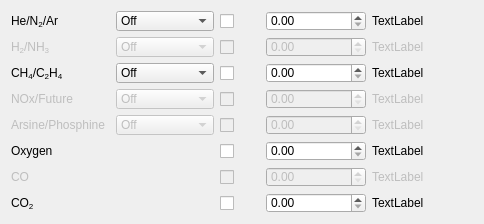
     <widget class="QWidget" name="gridLayoutWidget">
      <property name="geometry">
       <rect>
        <x>10</x>
        <y>20</y>
        <width>484</width>
        <height>211</height>
       </rect>
      </property>
      <layout class="QGridLayout" name="gridLayout">
       <item row="1" column="2">
        <widget class="QCheckBox" name="checkBox_ch1_mnf1_enable">
         <property name="enabled">
          <bool>true</bool>
         </property>
         <property name="sizePolicy">
          <sizepolicy hsizetype="Fixed" vsizetype="Fixed">
           <horstretch>0</horstretch>
           <verstretch>0</verstretch>
          </sizepolicy>
         </property>
         <property name="maximumSize">
          <size>
           <width>16777215</width>
           <height>20</height>
          </size>
         </property>
         <property name="text">
          <string/>
         </property>
        </widget>
       </item>
       <item row="1" column="1">
        <widget class="QComboBox" name="comboBox_ch1_mnf1_gas">
         <property name="maximumSize">
          <size>
           <width>100</width>
           <height>20</height>
          </size>
         </property>
         <item>
          <property name="text">
           <string>Off</string>
          </property>
         </item>
         <item>
          <property name="text">
           <string>Helium</string>
          </property>
         </item>
         <item>
          <property name="text">
           <string>Nitrogen</string>
          </property>
         </item>
         <item>
          <property name="text">
           <string>Argon</string>
          </property>
         </item>
        </widget>
       </item>
       <item row="1" column="0">
        <widget class="QLabel" name="label_9">
         <property name="maximumSize">
          <size>
           <width>120</width>
           <height>20</height>
          </size>
         </property>
         <property name="text">
          <string>&lt;html&gt;&lt;head/&gt;&lt;body&gt;&lt;p&gt;He/N&lt;span style=&quot; vertical-align:sub;&quot;&gt;2&lt;/span&gt;/Ar&lt;/p&gt;&lt;/body&gt;&lt;/html&gt;</string>
         </property>
        </widget>
       </item>
       <item row="8" column="4">
        <widget class="QDoubleSpinBox" name="spinBox_ch1_mnf8_mfc_sp">
         <property name="minimumSize">
          <size>
           <width>100</width>
           <height>0</height>
          </size>
         </property>
         <property name="maximumSize">
          <size>
           <width>80</width>
           <height>20</height>
          </size>
         </property>
         <property name="maximum">
          <double>201.000000000000000</double>
         </property>
        </widget>
       </item>
       <item row="8" column="2">
        <widget class="QCheckBox" name="checkBox_ch1_mnf8_enable">
         <property name="enabled">
          <bool>true</bool>
         </property>
         <property name="sizePolicy">
          <sizepolicy hsizetype="Fixed" vsizetype="Fixed">
           <horstretch>0</horstretch>
           <verstretch>0</verstretch>
          </sizepolicy>
         </property>
         <property name="maximumSize">
          <size>
           <width>16777215</width>
           <height>20</height>
          </size>
         </property>
         <property name="text">
          <string/>
         </property>
        </widget>
       </item>
       <item row="1" column="6">
        <widget class="QLabel" name="label_ch1_mnf1_mfc_status">
         <property name="minimumSize">
          <size>
           <width>20</width>
           <height>0</height>
          </size>
         </property>
         <property name="maximumSize">
          <size>
           <width>20</width>
           <height>20</height>
          </size>
         </property>
         <property name="autoFillBackground">
          <bool>true</bool>
         </property>
         <property name="text">
          <string/>
         </property>
        </widget>
       </item>
       <item row="4" column="0">
        <widget class="QLabel" name="label_51">
         <property name="enabled">
          <bool>false</bool>
         </property>
         <property name="maximumSize">
          <size>
           <width>120</width>
           <height>20</height>
          </size>
         </property>
         <property name="text">
          <string>NOx/Future</string>
         </property>
        </widget>
       </item>
       <item row="7" column="4">
        <widget class="QDoubleSpinBox" name="spinBox_ch1_mnf7_mfc_sp">
         <property name="enabled">
          <bool>false</bool>
         </property>
         <property name="minimumSize">
          <size>
           <width>100</width>
           <height>0</height>
          </size>
         </property>
         <property name="maximumSize">
          <size>
           <width>80</width>
           <height>20</height>
          </size>
         </property>
         <property name="maximum">
          <double>201.000000000000000</double>
         </property>
        </widget>
       </item>
       <item row="6" column="5">
        <widget class="QLabel" name="label_ch1_mnf6_mfc_rb">
         <property name="maximumSize">
          <size>
           <width>75</width>
           <height>20</height>
          </size>
         </property>
         <property name="text">
          <string>TextLabel</string>
         </property>
        </widget>
       </item>
       <item row="5" column="3">
        <widget class="QLabel" name="label_ch1_valve5_status">
         <property name="minimumSize">
          <size>
           <width>20</width>
           <height>20</height>
          </size>
         </property>
         <property name="maximumSize">
          <size>
           <width>20</width>
           <height>20</height>
          </size>
         </property>
         <property name="autoFillBackground">
          <bool>true</bool>
         </property>
         <property name="text">
          <string/>
         </property>
        </widget>
       </item>
       <item row="2" column="2">
        <widget class="QCheckBox" name="checkBox_ch1_mnf2_enable">
         <property name="enabled">
          <bool>false</bool>
         </property>
         <property name="sizePolicy">
          <sizepolicy hsizetype="Fixed" vsizetype="Fixed">
           <horstretch>0</horstretch>
           <verstretch>0</verstretch>
          </sizepolicy>
         </property>
         <property name="maximumSize">
          <size>
           <width>16777215</width>
           <height>20</height>
          </size>
         </property>
         <property name="text">
          <string/>
         </property>
        </widget>
       </item>
       <item row="6" column="4">
        <widget class="QDoubleSpinBox" name="spinBox_ch1_mnf6_mfc_sp">
         <property name="minimumSize">
          <size>
           <width>100</width>
           <height>0</height>
          </size>
         </property>
         <property name="maximumSize">
          <size>
           <width>80</width>
           <height>20</height>
          </size>
         </property>
         <property name="maximum">
          <double>201.000000000000000</double>
         </property>
        </widget>
       </item>
       <item row="6" column="2">
        <widget class="QCheckBox" name="checkBox_ch1_mnf6_enable">
         <property name="enabled">
          <bool>true</bool>
         </property>
         <property name="sizePolicy">
          <sizepolicy hsizetype="Fixed" vsizetype="Fixed">
           <horstretch>0</horstretch>
           <verstretch>0</verstretch>
          </sizepolicy>
         </property>
         <property name="maximumSize">
          <size>
           <width>16777215</width>
           <height>20</height>
          </size>
         </property>
         <property name="text">
          <string/>
         </property>
        </widget>
       </item>
       <item row="2" column="6">
        <widget class="QLabel" name="label_ch1_mnf2_mfc_status">
         <property name="minimumSize">
          <size>
           <width>20</width>
           <height>0</height>
          </size>
         </property>
         <property name="maximumSize">
          <size>
           <width>20</width>
           <height>20</height>
          </size>
         </property>
         <property name="autoFillBackground">
          <bool>true</bool>
         </property>
         <property name="text">
          <string/>
         </property>
        </widget>
       </item>
       <item row="6" column="0">
        <widget class="QLabel" name="label_12">
         <property name="maximumSize">
          <size>
           <width>120</width>
           <height>20</height>
          </size>
         </property>
         <property name="text">
          <string>Oxygen</string>
         </property>
        </widget>
       </item>
       <item row="5" column="1">
        <widget class="QComboBox" name="comboBox_ch1_mnf5_gas">
         <property name="enabled">
          <bool>false</bool>
         </property>
         <property name="maximumSize">
          <size>
           <width>100</width>
           <height>20</height>
          </size>
         </property>
         <item>
          <property name="text">
           <string>Off</string>
          </property>
         </item>
         <item>
          <property name="text">
           <string>Phosphine</string>
          </property>
         </item>
         <item>
          <property name="text">
           <string>Arsine</string>
          </property>
         </item>
        </widget>
       </item>
       <item row="6" column="6">
        <widget class="QLabel" name="label_ch1_mnf6_mfc_status">
         <property name="minimumSize">
          <size>
           <width>20</width>
           <height>0</height>
          </size>
         </property>
         <property name="maximumSize">
          <size>
           <width>20</width>
           <height>20</height>
          </size>
         </property>
         <property name="autoFillBackground">
          <bool>true</bool>
         </property>
         <property name="text">
          <string/>
         </property>
        </widget>
       </item>
       <item row="7" column="5">
        <widget class="QLabel" name="label_ch1_mnf7_mfc_rb">
         <property name="enabled">
          <bool>false</bool>
         </property>
         <property name="maximumSize">
          <size>
           <width>75</width>
           <height>20</height>
          </size>
         </property>
         <property name="text">
          <string>TextLabel</string>
         </property>
        </widget>
       </item>
       <item row="1" column="5">
        <widget class="QLabel" name="label_ch1_mnf1_mfc_rb">
         <property name="maximumSize">
          <size>
           <width>75</width>
           <height>20</height>
          </size>
         </property>
         <property name="text">
          <string>TextLabel</string>
         </property>
        </widget>
       </item>
       <item row="3" column="6">
        <widget class="QLabel" name="label_ch1_mnf3_mfc_status">
         <property name="enabled">
          <bool>true</bool>
         </property>
         <property name="minimumSize">
          <size>
           <width>20</width>
           <height>0</height>
          </size>
         </property>
         <property name="maximumSize">
          <size>
           <width>20</width>
           <height>20</height>
          </size>
         </property>
         <property name="autoFillBackground">
          <bool>true</bool>
         </property>
         <property name="text">
          <string/>
         </property>
        </widget>
       </item>
       <item row="3" column="3">
        <widget class="QLabel" name="label_ch1_valve3_status">
         <property name="enabled">
          <bool>true</bool>
         </property>
         <property name="minimumSize">
          <size>
           <width>20</width>
           <height>20</height>
          </size>
         </property>
         <property name="maximumSize">
          <size>
           <width>20</width>
           <height>20</height>
          </size>
         </property>
         <property name="autoFillBackground">
          <bool>true</bool>
         </property>
         <property name="text">
          <string/>
         </property>
        </widget>
       </item>
       <item row="2" column="1">
        <widget class="QComboBox" name="comboBox_ch1_mnf2_gas">
         <property name="enabled">
          <bool>false</bool>
         </property>
         <property name="maximumSize">
          <size>
           <width>100</width>
           <height>20</height>
          </size>
         </property>
         <item>
          <property name="text">
           <string>Off</string>
          </property>
         </item>
         <item>
          <property name="text">
           <string>Hydrogen</string>
          </property>
         </item>
         <item>
          <property name="text">
           <string>Ammonia</string>
          </property>
         </item>
        </widget>
       </item>
       <item row="4" column="5">
        <widget class="QLabel" name="label_ch1_mnf4_mfc_rb">
         <property name="enabled">
          <bool>false</bool>
         </property>
         <property name="maximumSize">
          <size>
           <width>75</width>
           <height>20</height>
          </size>
         </property>
         <property name="text">
          <string>TextLabel</string>
         </property>
        </widget>
       </item>
       <item row="2" column="3">
        <widget class="QLabel" name="label_ch1_valve2_status">
         <property name="minimumSize">
          <size>
           <width>20</width>
           <height>20</height>
          </size>
         </property>
         <property name="maximumSize">
          <size>
           <width>20</width>
           <height>20</height>
          </size>
         </property>
         <property name="autoFillBackground">
          <bool>true</bool>
         </property>
         <property name="text">
          <string/>
         </property>
        </widget>
       </item>
       <item row="4" column="1">
        <widget class="QComboBox" name="comboBox_ch1_mnf4_gas">
         <property name="enabled">
          <bool>false</bool>
         </property>
         <property name="maximumSize">
          <size>
           <width>100</width>
           <height>20</height>
          </size>
         </property>
         <item>
          <property name="text">
           <string>Off</string>
          </property>
         </item>
         <item>
          <property name="text">
           <string>Nitric Oxide</string>
          </property>
         </item>
         <item>
          <property name="text">
           <string>Future</string>
          </property>
         </item>
        </widget>
       </item>
       <item row="2" column="5">
        <widget class="QLabel" name="label_ch1_mnf2_mfc_rb">
         <property name="enabled">
          <bool>false</bool>
         </property>
         <property name="maximumSize">
          <size>
           <width>75</width>
           <height>20</height>
          </size>
         </property>
         <property name="text">
          <string>TextLabel</string>
         </property>
        </widget>
       </item>
       <item row="5" column="5">
        <widget class="QLabel" name="label_ch1_mnf5_mfc_rb">
         <property name="enabled">
          <bool>false</bool>
         </property>
         <property name="maximumSize">
          <size>
           <width>75</width>
           <height>20</height>
          </size>
         </property>
         <property name="text">
          <string>TextLabel</string>
         </property>
        </widget>
       </item>
       <item row="3" column="5">
        <widget class="QLabel" name="label_ch1_mnf3_mfc_rb">
         <property name="enabled">
          <bool>true</bool>
         </property>
         <property name="maximumSize">
          <size>
           <width>75</width>
           <height>20</height>
          </size>
         </property>
         <property name="text">
          <string>TextLabel</string>
         </property>
        </widget>
       </item>
       <item row="8" column="5">
        <widget class="QLabel" name="label_ch1_mnf8_mfc_rb">
         <property name="maximumSize">
          <size>
           <width>75</width>
           <height>20</height>
          </size>
         </property>
         <property name="text">
          <string>TextLabel</string>
         </property>
        </widget>
       </item>
       <item row="3" column="2">
        <widget class="QCheckBox" name="checkBox_ch1_mnf3_enable">
         <property name="enabled">
          <bool>true</bool>
         </property>
         <property name="sizePolicy">
          <sizepolicy hsizetype="Fixed" vsizetype="Fixed">
           <horstretch>0</horstretch>
           <verstretch>0</verstretch>
          </sizepolicy>
         </property>
         <property name="maximumSize">
          <size>
           <width>16777215</width>
           <height>20</height>
          </size>
         </property>
         <property name="text">
          <string/>
         </property>
        </widget>
       </item>
       <item row="7" column="2">
        <widget class="QCheckBox" name="checkBox_ch1_mnf7_enable">
         <property name="enabled">
          <bool>false</bool>
         </property>
         <property name="sizePolicy">
          <sizepolicy hsizetype="Fixed" vsizetype="Fixed">
           <horstretch>0</horstretch>
           <verstretch>0</verstretch>
          </sizepolicy>
         </property>
         <property name="maximumSize">
          <size>
           <width>16777215</width>
           <height>20</height>
          </size>
         </property>
         <property name="text">
          <string/>
         </property>
        </widget>
       </item>
       <item row="6" column="3">
        <widget class="QLabel" name="label_ch1_valve6_status">
         <property name="minimumSize">
          <size>
           <width>20</width>
           <height>20</height>
          </size>
         </property>
         <property name="maximumSize">
          <size>
           <width>20</width>
           <height>20</height>
          </size>
         </property>
         <property name="autoFillBackground">
          <bool>true</bool>
         </property>
         <property name="text">
          <string/>
         </property>
        </widget>
       </item>
       <item row="8" column="6">
        <widget class="QLabel" name="label_ch1_mnf8_mfc_status">
         <property name="minimumSize">
          <size>
           <width>20</width>
           <height>0</height>
          </size>
         </property>
         <property name="maximumSize">
          <size>
           <width>20</width>
           <height>20</height>
          </size>
         </property>
         <property name="autoFillBackground">
          <bool>true</bool>
         </property>
         <property name="text">
          <string/>
         </property>
        </widget>
       </item>
       <item row="4" column="2">
        <widget class="QCheckBox" name="checkBox_ch1_mnf4_enable">
         <property name="enabled">
          <bool>false</bool>
         </property>
         <property name="sizePolicy">
          <sizepolicy hsizetype="Fixed" vsizetype="Fixed">
           <horstretch>0</horstretch>
           <verstretch>0</verstretch>
          </sizepolicy>
         </property>
         <property name="maximumSize">
          <size>
           <width>16777215</width>
           <height>20</height>
          </size>
         </property>
         <property name="text">
          <string/>
         </property>
        </widget>
       </item>
       <item row="4" column="6">
        <widget class="QLabel" name="label_ch1_mnf4_mfc_status">
         <property name="minimumSize">
          <size>
           <width>20</width>
           <height>0</height>
          </size>
         </property>
         <property name="maximumSize">
          <size>
           <width>20</width>
           <height>20</height>
          </size>
         </property>
         <property name="autoFillBackground">
          <bool>true</bool>
         </property>
         <property name="text">
          <string/>
         </property>
        </widget>
       </item>
       <item row="2" column="4">
        <widget class="QDoubleSpinBox" name="spinBox_ch1_mnf2_mfc_sp">
         <property name="enabled">
          <bool>false</bool>
         </property>
         <property name="minimumSize">
          <size>
           <width>100</width>
           <height>0</height>
          </size>
         </property>
         <property name="maximumSize">
          <size>
           <width>80</width>
           <height>20</height>
          </size>
         </property>
         <property name="maximum">
          <double>201.000000000000000</double>
         </property>
        </widget>
       </item>
       <item row="1" column="4">
        <widget class="QDoubleSpinBox" name="spinBox_ch1_mnf1_mfc_sp">
         <property name="minimumSize">
          <size>
           <width>100</width>
           <height>0</height>
          </size>
         </property>
         <property name="maximumSize">
          <size>
           <width>80</width>
           <height>20</height>
          </size>
         </property>
         <property name="maximum">
          <double>201.000000000000000</double>
         </property>
        </widget>
       </item>
       <item row="7" column="6">
        <widget class="QLabel" name="label_ch1_mnf7_mfc_status">
         <property name="enabled">
          <bool>false</bool>
         </property>
         <property name="minimumSize">
          <size>
           <width>20</width>
           <height>0</height>
          </size>
         </property>
         <property name="maximumSize">
          <size>
           <width>20</width>
           <height>20</height>
          </size>
         </property>
         <property name="autoFillBackground">
          <bool>true</bool>
         </property>
         <property name="text">
          <string/>
         </property>
        </widget>
       </item>
       <item row="3" column="4">
        <widget class="QDoubleSpinBox" name="spinBox_ch1_mnf3_mfc_sp">
         <property name="enabled">
          <bool>true</bool>
         </property>
         <property name="minimumSize">
          <size>
           <width>100</width>
           <height>0</height>
          </size>
         </property>
         <property name="maximumSize">
          <size>
           <width>80</width>
           <height>20</height>
          </size>
         </property>
         <property name="maximum">
          <double>201.000000000000000</double>
         </property>
        </widget>
       </item>
       <item row="7" column="3">
        <widget class="QLabel" name="label_ch1_valve7_status">
         <property name="enabled">
          <bool>false</bool>
         </property>
         <property name="minimumSize">
          <size>
           <width>20</width>
           <height>20</height>
          </size>
         </property>
         <property name="maximumSize">
          <size>
           <width>20</width>
           <height>20</height>
          </size>
         </property>
         <property name="autoFillBackground">
          <bool>true</bool>
         </property>
         <property name="text">
          <string/>
         </property>
        </widget>
       </item>
       <item row="7" column="0">
        <widget class="QLabel" name="label_14">
         <property name="enabled">
          <bool>false</bool>
         </property>
         <property name="maximumSize">
          <size>
           <width>120</width>
           <height>20</height>
          </size>
         </property>
         <property name="text">
          <string>CO</string>
         </property>
        </widget>
       </item>
       <item row="3" column="0">
        <widget class="QLabel" name="label_11">
         <property name="enabled">
          <bool>true</bool>
         </property>
         <property name="maximumSize">
          <size>
           <width>120</width>
           <height>20</height>
          </size>
         </property>
         <property name="text">
          <string>&lt;html&gt;&lt;head/&gt;&lt;body&gt;&lt;p&gt;CH&lt;span style=&quot; vertical-align:sub;&quot;&gt;4&lt;/span&gt;/C&lt;span style=&quot; vertical-align:sub;&quot;&gt;2&lt;/span&gt;H&lt;span style=&quot; vertical-align:sub;&quot;&gt;4&lt;/span&gt;&lt;/p&gt;&lt;/body&gt;&lt;/html&gt;</string>
         </property>
        </widget>
       </item>
       <item row="8" column="3">
        <widget class="QLabel" name="label_ch1_valve8_status">
         <property name="minimumSize">
          <size>
           <width>20</width>
           <height>20</height>
          </size>
         </property>
         <property name="maximumSize">
          <size>
           <width>20</width>
           <height>20</height>
          </size>
         </property>
         <property name="autoFillBackground">
          <bool>true</bool>
         </property>
         <property name="text">
          <string/>
         </property>
        </widget>
       </item>
       <item row="4" column="4">
        <widget class="QDoubleSpinBox" name="spinBox_ch1_mnf4_mfc_sp">
         <property name="enabled">
          <bool>false</bool>
         </property>
         <property name="minimumSize">
          <size>
           <width>100</width>
           <height>0</height>
          </size>
         </property>
         <property name="maximumSize">
          <size>
           <width>80</width>
           <height>20</height>
          </size>
         </property>
         <property name="maximum">
          <double>201.000000000000000</double>
         </property>
        </widget>
       </item>
       <item row="3" column="1">
        <widget class="QComboBox" name="comboBox_ch1_mnf3_gas">
         <property name="enabled">
          <bool>true</bool>
         </property>
         <property name="maximumSize">
          <size>
           <width>100</width>
           <height>20</height>
          </size>
         </property>
         <item>
          <property name="text">
           <string>Off</string>
          </property>
         </item>
         <item>
          <property name="text">
           <string>Methane</string>
          </property>
         </item>
         <item>
          <property name="text">
           <string>Ethylene</string>
          </property>
         </item>
        </widget>
       </item>
       <item row="5" column="4">
        <widget class="QDoubleSpinBox" name="spinBox_ch1_mnf5_mfc_sp">
         <property name="enabled">
          <bool>false</bool>
         </property>
         <property name="minimumSize">
          <size>
           <width>100</width>
           <height>0</height>
          </size>
         </property>
         <property name="maximumSize">
          <size>
           <width>80</width>
           <height>20</height>
          </size>
         </property>
         <property name="maximum">
          <double>201.000000000000000</double>
         </property>
        </widget>
       </item>
       <item row="2" column="0">
        <widget class="QLabel" name="label_10">
         <property name="enabled">
          <bool>false</bool>
         </property>
         <property name="maximumSize">
          <size>
           <width>120</width>
           <height>20</height>
          </size>
         </property>
         <property name="text">
          <string>&lt;html&gt;&lt;head/&gt;&lt;body&gt;&lt;p&gt;H&lt;span style=&quot; vertical-align:sub;&quot;&gt;2&lt;/span&gt;/NH&lt;span style=&quot; vertical-align:sub;&quot;&gt;3&lt;/span&gt;&lt;/p&gt;&lt;/body&gt;&lt;/html&gt;</string>
         </property>
        </widget>
       </item>
       <item row="1" column="3">
        <widget class="QLabel" name="label_ch1_valve1_status">
         <property name="minimumSize">
          <size>
           <width>20</width>
           <height>20</height>
          </size>
         </property>
         <property name="maximumSize">
          <size>
           <width>20</width>
           <height>20</height>
          </size>
         </property>
         <property name="autoFillBackground">
          <bool>true</bool>
         </property>
         <property name="text">
          <string/>
         </property>
        </widget>
       </item>
       <item row="5" column="2">
        <widget class="QCheckBox" name="checkBox_ch1_mnf5_enable">
         <property name="enabled">
          <bool>false</bool>
         </property>
         <property name="sizePolicy">
          <sizepolicy hsizetype="Fixed" vsizetype="Fixed">
           <horstretch>0</horstretch>
           <verstretch>0</verstretch>
          </sizepolicy>
         </property>
         <property name="maximumSize">
          <size>
           <width>16777215</width>
           <height>20</height>
          </size>
         </property>
         <property name="text">
          <string/>
         </property>
        </widget>
       </item>
       <item row="4" column="3">
        <widget class="QLabel" name="label_ch1_valve4_status">
         <property name="minimumSize">
          <size>
           <width>20</width>
           <height>20</height>
          </size>
         </property>
         <property name="maximumSize">
          <size>
           <width>20</width>
           <height>20</height>
          </size>
         </property>
         <property name="autoFillBackground">
          <bool>true</bool>
         </property>
         <property name="text">
          <string/>
         </property>
        </widget>
       </item>
       <item row="5" column="6">
        <widget class="QLabel" name="label_ch1_mnf5_mfc_status">
         <property name="minimumSize">
          <size>
           <width>20</width>
           <height>0</height>
          </size>
         </property>
         <property name="maximumSize">
          <size>
           <width>20</width>
           <height>20</height>
          </size>
         </property>
         <property name="autoFillBackground">
          <bool>true</bool>
         </property>
         <property name="text">
          <string/>
         </property>
        </widget>
       </item>
       <item row="5" column="0">
        <widget class="QLabel" name="label_53">
         <property name="enabled">
          <bool>false</bool>
         </property>
         <property name="maximumSize">
          <size>
           <width>120</width>
           <height>20</height>
          </size>
         </property>
         <property name="text">
          <string>Arsine/Phosphine</string>
         </property>
        </widget>
       </item>
       <item row="8" column="0">
        <widget class="QLabel" name="label_18">
         <property name="maximumSize">
          <size>
           <width>120</width>
           <height>20</height>
          </size>
         </property>
         <property name="text">
          <string>&lt;html&gt;&lt;head/&gt;&lt;body&gt;&lt;p&gt;CO&lt;span style=&quot; vertical-align:sub;&quot;&gt;2&lt;/span&gt;&lt;/p&gt;&lt;/body&gt;&lt;/html&gt;</string>
         </property>
        </widget>
       </item>
      </layout>
     </widget>
